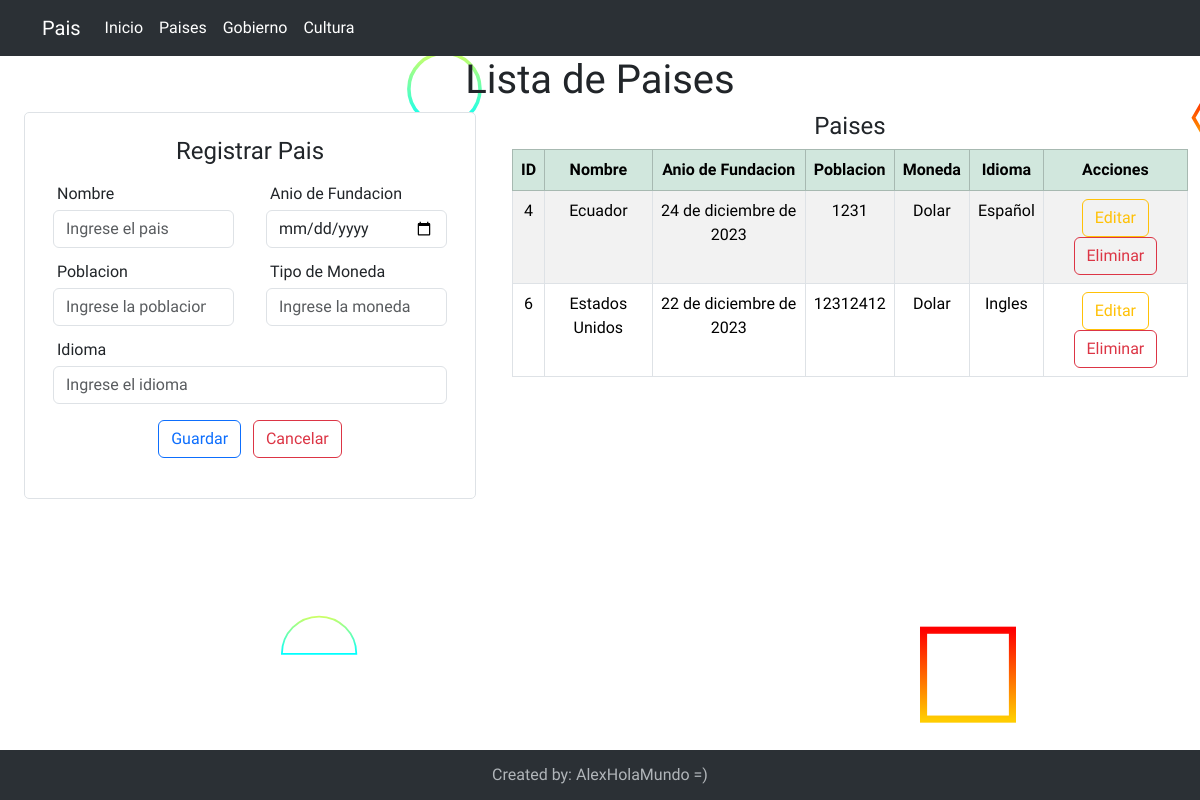
Screenshot of /pais/ with the database file from the repository.
### Aplicaciones/Evaluacion/models.py (models this page shows, shortened)
class Pais (models.Model):
    id = models.AutoField(primary_key=True, verbose_name='Id del Pais')
    nombre = models.CharField(max_length=50, verbose_name='Nombre del Pais')
    anio_fundacion = models.DateField(verbose_name='Año de Fundación')
    poblacion = models.IntegerField(verbose_name='Población')
    moneda = models.CharField(max_length=50, verbose_name='Moneda')
    idioma = models.CharField(max_length=50, verbose_name='Idioma')

### Aplicaciones/Evaluacion/views.py (the view)
# urls.py: path('pais/',views.pais, name='pais'),
def pais(request):
    paisesBdd=Pais.objects.all()
    return render (request, 'paises.html', {'paises': paisesBdd})

### Aplicaciones/Evaluacion/templates/paises.html (shortened to what this page needs)
{% extends "./plantilla.html" %}{% block contenido %}
<h1 class="text-center">Lista de Paises</h1>
<div class="row m-0">
  <div class="col-md-5">
    <div class="container w-100">
      <form class="border p-4" action="/guardarPais/" method="post">
        <h4 class="text-center">Registrar Pais</h4>
        <div class="row">
          <div class="col-md-6">
            <div class="m-1">
              <label for="" class="form-label m-1">Nombre</label>
              <input
                type="text"
                required
                class="form-control"
                placeholder="Ingrese el pais"
                value=""
                name="nombre"
                id="nombre"
              />
            </div>
          </div>
          <div class="col-md-6">
            <div class="m-1">
              <label for="" class="form-label m-1">Anio de Fundacion</label>
              <input
                type="date"
                required
                class="form-control"
                placeholder="Ingrese el año"
                value=""
                name="anio_fundacion"
                id="anio_fundacion"
              />
            </div>
          </div>
        </div>
        <div class="row">
          <div class="col-md-6">
            <div class="m-1">
              <label for="" class="form-label m-1">Poblacion</label>
              <input
                type="number"
                required
                class="form-control"
                placeholder="Ingrese la poblacion"
                value=""
                name="poblacion"
                id="poblacion"
              />
            </div>
          </div>
          <div class="col-md-6">
            <div class="m-1">
              <label for="" class="form-label m-1">Tipo de Moneda</label>
              <input
                type="text"
                required
                class="form-control"
                placeholder="Ingrese la moneda"
                value=""
                name="moneda"
                id="moneda"
              />
            </div>
          </div>
        </div>
        <div class="m-1">
          <label for="" class="form-label m-1">Idioma</label>
          <input
            type="text"
            required
            class="form-control"
            placeholder="Ingrese el idioma"
            value=""
            name="idioma"
            id="idioma"
          />
        </div>
        <center class="m-3">
          <button type="submit" name="button" class="btn btn-outline-primary">
            Guardar</button
          >&nbsp;&nbsp;
          <button type="reset" name="button" class="btn btn-outline-danger">
            Cancelar
          </button>
        </center>
      </form>
    </div>
  </div>
  <div class="col-md-7">
    <h4 class="text-center">Paises</h4>
    <table class="table table-striped table-hover table-bordered">
      <thead>
        <tr class="table-success">
          <th class="text-center">ID</th>
          <th class="text-center">Nombre</th>
          <th class="text-center">Anio de Fundacion</th>
          <th class="text-center">Poblacion</th>
          <th class="text-center">Moneda</th>
          <th class="text-center">Idioma</th>
          <th class="text-center">Acciones</th>
        </tr>
      </thead>
      <tbody>
        {% for pais in paises %}
        <tr>
          <td class="text-center">{{ pais.id }}</td>
          <td class="text-center">{{ pais.nombre }}</td>
          <td class="text-center">{{ pais.anio_fundacion }}</td>
          <td class="text-center">{{ pais.poblacion }}</td>
          <td class="text-center">{{ pais.moneda }}</td>
          <td class="text-center">{{ pais.idioma }}</td>
          <td class="text-center">
            <a href="" class="btn btn-outline-warning">Editar</a>
            <a href="/eliminarPais/{{pais.id}}" class="btn btn-outline-danger"
              >Eliminar</a
            >
          </td>
        </tr>
        {% endfor %}
      </tbody>
    </table>
  </div>
  {% endblock contenido %}

### Aplicaciones/Evaluacion/templates/plantilla.html (style rules this page uses)
body { background-color: #ffffff; background-attachment: fixed; background-size: cover; font-family: 'Signika Negative', sans-serif; }
form { background-color: #ffffff; border-radius: 5px; }

### rows the page displays
Pais: id "4", nombre "Ecuador", anio_fundacion "24 de diciembre de 2023", poblacion "1231", moneda "Dolar", idioma "Español"
Pais: id "6", nombre "Estados Unidos", anio_fundacion "22 de diciembre de 2023", poblacion "12312412", moneda "Dolar", idioma "Ingles"
